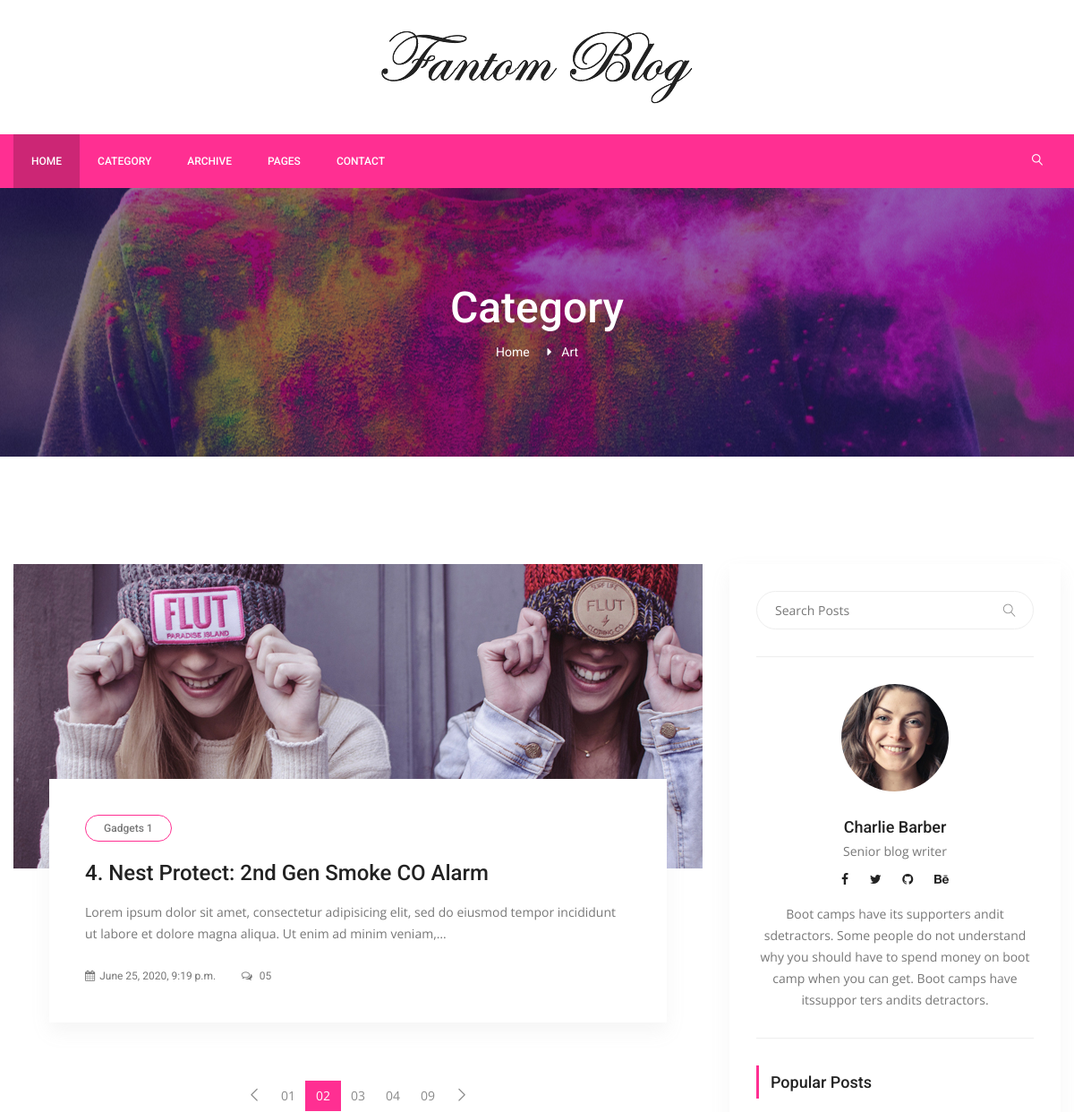
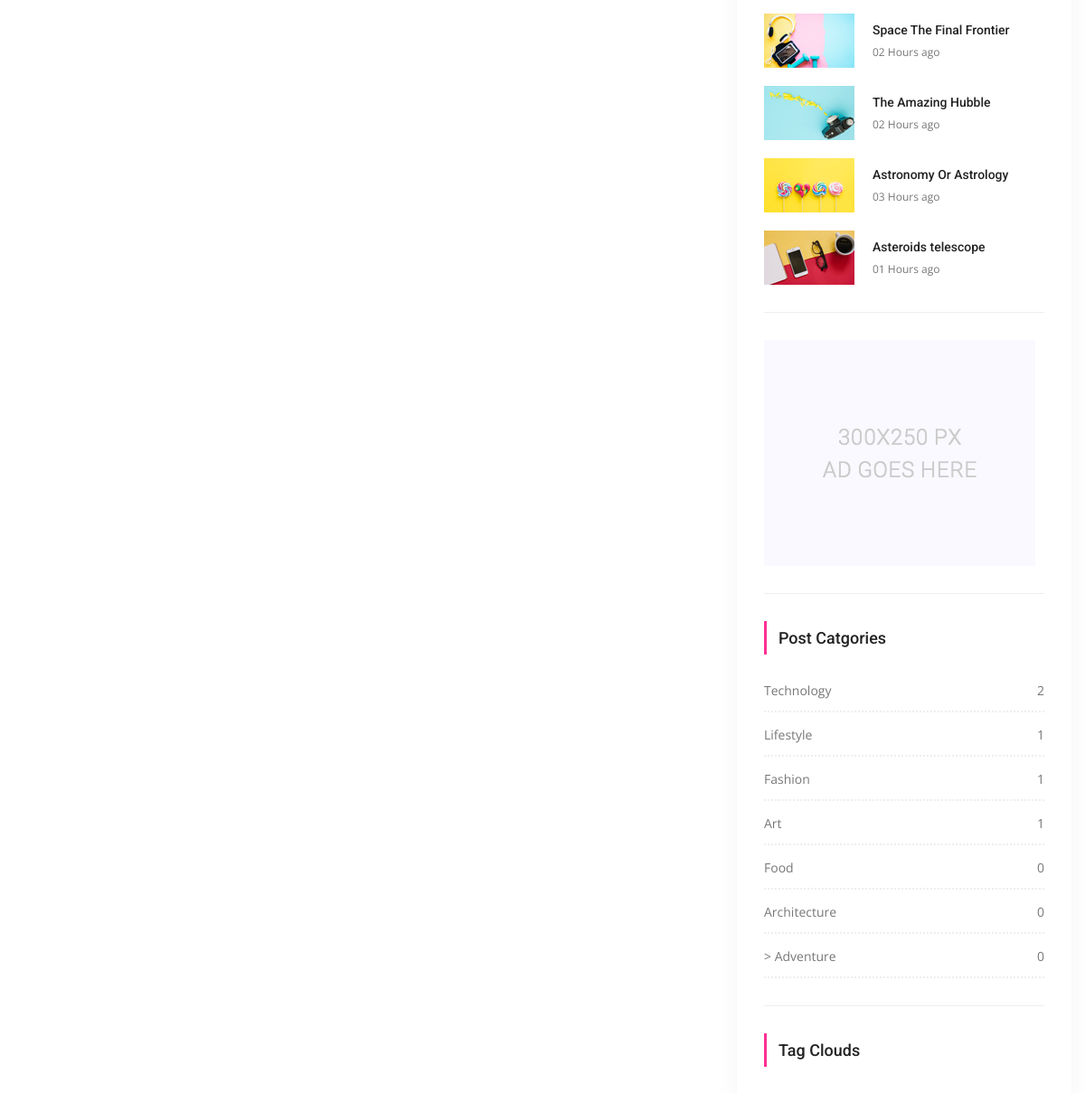
Before: /category/4/art (upper part) with the older database file (2 pictures, top to bottom).
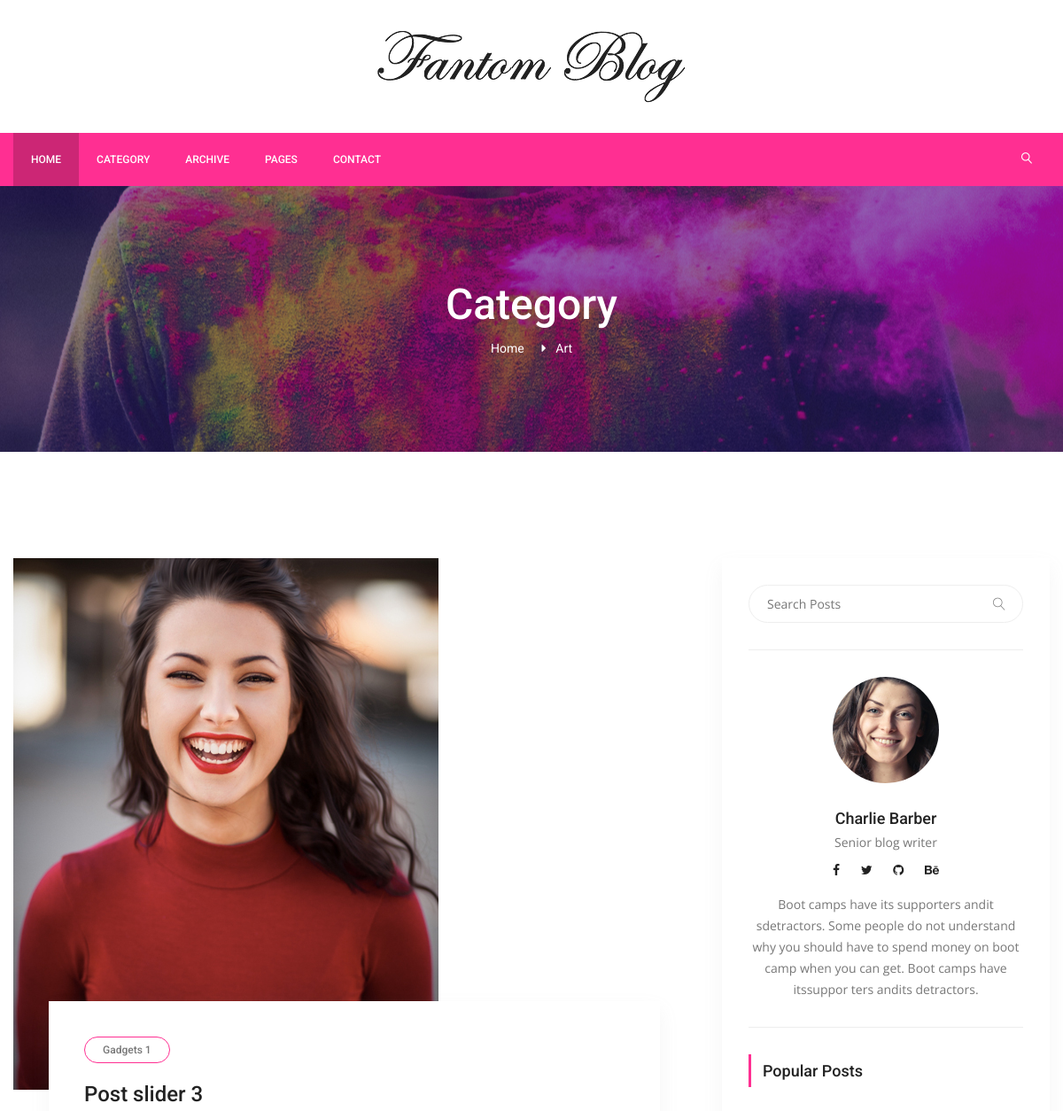
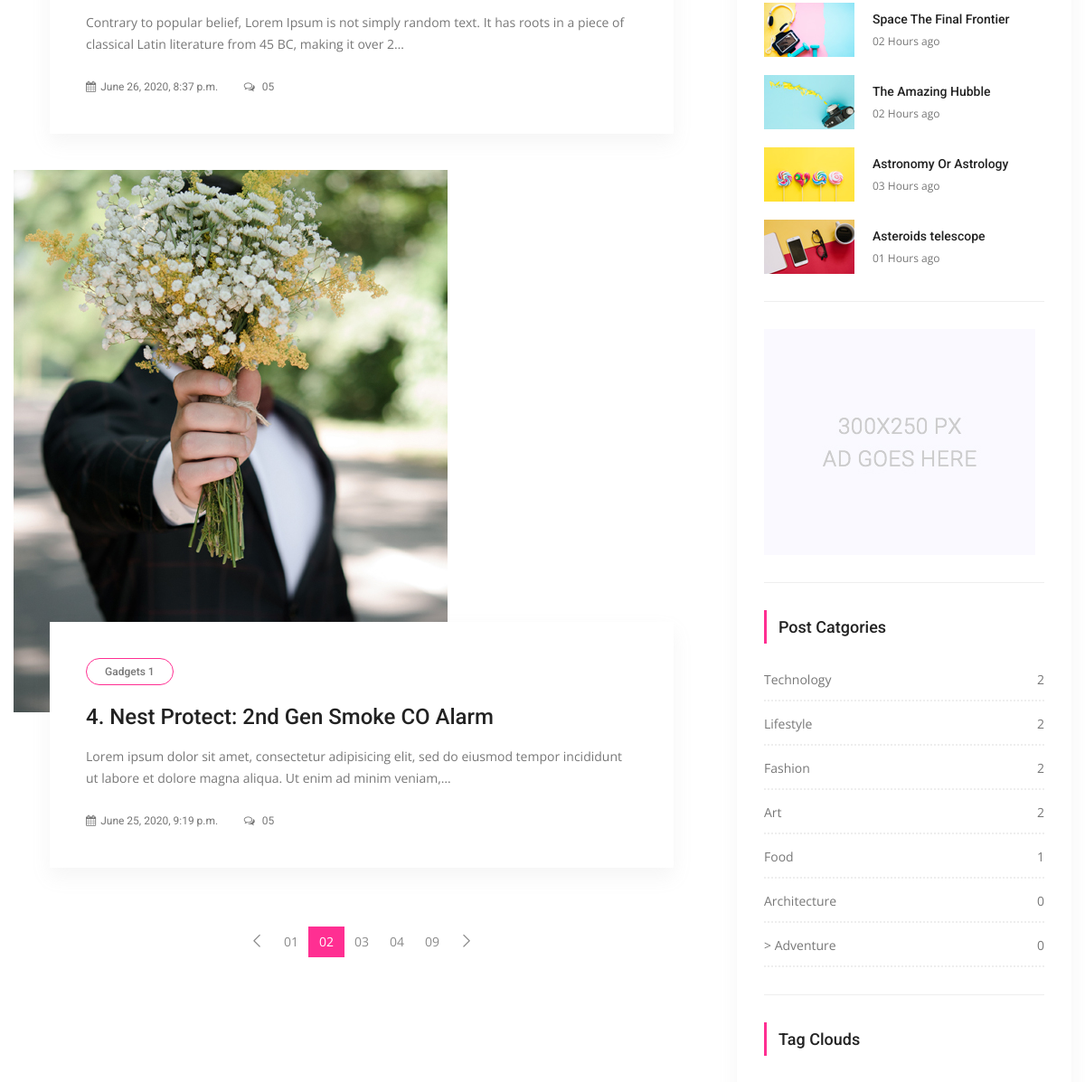
After: the same page with the newer database file (2 pictures, top to bottom).
### posts/models.py (models this page shows, shortened)
class Category(models.Model):
	title 	= models.CharField(max_length=150)
	slug 		= models.SlugField(editable=False)
	def post_count(self):
		return self.posts.all().count()

class Post(models.Model):
	title 	= models.CharField(max_length=150)
	content 	= models.TextField()
	publishing_date = models.DateTimeField(auto_now_add=True)
	image 	= models.ImageField(blank=True, null=True, upload_to="uploads/")
	user 		= models.ForeignKey(settings.AUTH_USER_MODEL, on_delete=models.CASCADE)
	slug 		= models.SlugField(default='slug', editable=False)
	category = models.ForeignKey(
					Category,
					on_delete=models.CASCADE,
					default=1,
					related_name="posts")
	tag 		= models.ManyToManyField(Tag, related_name="posts", blank=True)
	slider_post = models.BooleanField(default=False)

### posts/views.py (the view)
# urls.py: path('category/<int:pk>/<slug:slug>', CategoryDetail.as_view(), name="category_detail"),
class CategoryDetail(ListView):
	model = Post
	template_name 	= "categories/category_detail.html"
	context_object_name = 'posts'
	def get_queryset(self):
		self.category = get_object_or_404(Category, pk=self.kwargs['pk'])
		return Post.objects.filter(category=self.category).order_by('-id')
	def get_context_data(self, *, object_list=None, **kwargs):
		context = super(CategoryDetail, self).get_context_data(**kwargs)
		self.category = get_object_or_404(Category, pk=self.kwargs['pk'])
		context['category'] = self.category
		return context

### posts/templatetags/custom_tags.py (called while the page is built)
@register.simple_tag(name="categories")
def all_categories():
	return Category.objects.all()

@register.simple_tag(name="tags")
def all_tags():
	return Tag.objects.all()

### templates/categories/category_detail.html
{% extends "base.html" %}
{% load static %}
{% block content %}
      <section class="banner_area">
         <div class="banner_inner d-flex align-items-center">
            <div class="overlay bg-parallax" data-stellar-ratio="0.9" data-stellar-vertical-offset="0" data-background=""></div>
            <div class="container">
               <div class="banner_content text-center">
                  <h2>Category</h2>
                  <div class="page_link">
                     <a href="{% url 'index' %}">Home</a>
                     <a href="#">{{ category.title }}</a>
                  </div>
               </div>
            </div>
         </div>
      </section>
      <section class="blog_area p_120">
         <div class="container">
            <div class="row">
               <div class="col-lg-8">
                  <div class="blog_left_sidebar">
                     {% for post in posts %}
                        <article class="blog_style1">
                           <div class="blog_img">
                              <img class="img-fluid" src="{{ post.image.url }}" alt="">
                           </div>
                           <div class="blog_text">
                              <div class="blog_text_inner">
                                 <a class="cat" href="#">Gadgets 1</a>
                                 <a href="{% url 'detail' pk=post.id slug=post.slug %}">
                                    <h4>{{ post.title }}</h4>
                                 </a>
                                 <p>{{ post.content |truncatechars:150 }}</p>
                                 <div class="date">
                                    <a href="#"><i class="fa fa-calendar" aria-hidden="true"></i>{{ post.publishing_date }}</a>
                                    <a href="#"><i class="fa fa-comments-o" aria-hidden="true"></i> 05</a>
                                 </div>
                              </div>
                           </div>
                        </article>
                     {% endfor %}
                     <nav class="blog-pagination justify-content-center d-flex">
                        <ul class="pagination">
                           <li class="page-item">
                              <a href="#" class="page-link" aria-label="Previous">
                              <span aria-hidden="true">
                              <span class="lnr lnr-chevron-left"></span>
                              </span>
                              </a>
                           </li>
                           <li class="page-item"><a href="#" class="page-link">01</a></li>
                           <li class="page-item active"><a href="#" class="page-link">02</a></li>
                           <li class="page-item"><a href="#" class="page-link">03</a></li>
                           <li class="page-item"><a href="#" class="page-link">04</a></li>
                           <li class="page-item"><a href="#" class="page-link">09</a></li>
                           <li class="page-item">
                              <a href="#" class="page-link" aria-label="Next">
                              <span aria-hidden="true">
                              <span class="lnr lnr-chevron-right"></span>
                              </span>
                              </a>
                           </li>
                        </ul>
                     </nav>
                  </div>
               </div>
               {% include 'right_side.html' %}
            </div>
         </div>
      </section>
{% endblock content %}

### templates/base.html (shortened to what this page needs)
<!doctype html>
{% load static %}
<html lang="en">
<head>
   <link rel="stylesheet" href="{% static 'css/bootstrap.css' %}">
   <link rel="stylesheet" href="{% static 'vendors/linericon/style.css' %}">
   <link rel="stylesheet" href="{% static 'css/font-awesome.min.css' %}">
   <link rel="stylesheet" href="{% static 'vendors/owl-carousel/owl.carousel.min.css' %}">
   <link rel="stylesheet" href="{% static 'vendors/lightbox/simpleLightbox.css' %}">
   <link rel="stylesheet" href="{% static 'vendors/nice-select/css/nice-select.css' %}">
   <link rel="stylesheet" href="{% static 'vendors/animate-css/animate.css' %}">
   <link rel="stylesheet" href="{% static 'vendors/jquery-ui/jquery-ui.css' %}">
   <link rel="stylesheet" href="{% static 'css/style.css' %}">
   <link rel="stylesheet" href="{% static 'css/responsive.css' %}">
</head>
<body>
   <header class="header_area">
      <div class="logo_part">
         <div class="container">
            <a class="logo" href="{% url 'index' %}"><img src="{% static 'img/logo.png' %}" alt=""></a>
         </div>
      </div>
      <div class="main_menu">
         <nav class="navbar navbar-expand-lg navbar-light">
            <div class="container">
               <div class="collapse navbar-collapse offset" id="navbarSupportedContent">
                  <ul class="nav navbar-nav menu_nav">
                     <li class="nav-item active"><a class="nav-link" href="index.html">Home</a></li>
                     <li class="nav-item submenu dropdown">
                        <a href="#" class="nav-link dropdown-toggle" data-toggle="dropdown" role="button" aria-haspopup="true" aria-expanded="false">Category</a>
                     </li>
                     <li class="nav-item"><a class="nav-link" href="archive.html">Archive</a></li>
                     <li class="nav-item submenu dropdown">
                        <a href="#" class="nav-link dropdown-toggle" data-toggle="dropdown" role="button" aria-haspopup="true" aria-expanded="false">Pages</a>
                     </li>
                     <li class="nav-item"><a class="nav-link" href="contact.html">Contact</a></li>
                  </ul>
                  <ul class="nav navbar-nav navbar-right ml-auto">
                     <li class="nav-item"><a href="#" class="search"><i class="lnr lnr-magnifier"></i></a></li>
                  </ul>
               </div>
            </div>
         </nav>
      </div>
   </header>
   {% block content %}
   {% endblock content %}
</body>
</html>

### templates/right_side.html (shortened to what this page needs)
{% load static %}
{% load custom_tags %}
<div class="col-lg-4">
   <div class="blog_right_sidebar">
      <aside class="single_sidebar_widget search_widget">
         <div class="input-group">
            <input type="text" class="form-control" placeholder="Search Posts">
            <span class="input-group-btn">
            <button class="btn btn-default" type="button"><i class="lnr lnr-magnifier"></i></button>
            </span>
         </div>
         <div class="br"></div>
      </aside>
      <aside class="single_sidebar_widget author_widget">
         <img class="author_img rounded-circle" src="{% static 'img/blog/author.png' %}" alt="">
         <h4>Charlie Barber</h4>
         <p>Senior blog writer</p>
         <div class="social_icon">
            <a href="#"><i class="fa fa-facebook"></i></a>
            <a href="#"><i class="fa fa-twitter"></i></a>
            <a href="#"><i class="fa fa-github"></i></a>
            <a href="#"><i class="fa fa-behance"></i></a>
         </div>
         <p>Boot camps have its supporters andit sdetractors. Some people do not understand why you should have to spend money on boot camp when you can get. Boot camps have itssuppor ters andits detractors.</p>
         <div class="br"></div>
      </aside>
      <aside class="single_sidebar_widget popular_post_widget">
         <h3 class="widget_title">Popular Posts</h3>
         <div class="media post_item">
            <img src="{% static 'img/blog/popular-post/post1.jpg' %}" alt="post">
            <div class="media-body">
               <a href="blog-details.html">
                  <h3>Space The Final Frontier</h3>
               </a>
               <p>02 Hours ago</p>
            </div>
         </div>
         <div class="media post_item">
            <img src="{% static 'img/blog/popular-post/post2.jpg' %}" alt="post">
            <div class="media-body">
               <a href="blog-details.html">
                  <h3>The Amazing Hubble</h3>
               </a>
               <p>02 Hours ago</p>
            </div>
         </div>
         <div class="media post_item">
            <img src="{% static 'img/blog/popular-post/post3.jpg' %}" alt="post">
            <div class="media-body">
               <a href="blog-details.html">
                  <h3>Astronomy Or Astrology</h3>
               </a>
               <p>03 Hours ago</p>
            </div>
         </div>
         <div class="media post_item">
            <img src="{% static 'img/blog/popular-post/post4.jpg' %}" alt="post">
            <div class="media-body">
               <a href="blog-details.html">
                  <h3>Asteroids telescope</h3>
               </a>
               <p>01 Hours ago</p>
            </div>
         </div>
         <div class="br"></div>
      </aside>
      <aside class="single_sidebar_widget">
         <a href="#"><img class="img-fluid" src="{% static 'img/blog/add.jpg' %}" alt=""></a>
         <div class="br"></div>
      </aside>
      <aside class="single_sidebar_widget post_category_widget">
         <h4 class="widget_title">Post Catgories</h4>
         <ul class="list cat-list">
            {% categories as category %}
            {% for cat in category %}
            <li>
               <a href="{% url 'category_detail'  pk=cat.id slug=cat.slug %}" class="d-flex justify-content-between">
                  <p>{{ cat.title }}</p>
                  <p>{{ cat.post_count }}</p>
               </a>
            </li>
            {% endfor %}
         </ul>
         <div class="br"></div>
      </aside>
      <aside class="single-sidebar-widget tag_cloud_widget">
         <h4 class="widget_title">Tag Clouds</h4>
      </aside>
   </div>
</div>

### static/css/responsive.css (style rules this page uses)
@media (max-width:1619px) { .header_area .navbar .search { margin-left: 40px; } }

Changed rows visible on the page:
computed for Category "Art": post_count "1" → "2"
added Post: image (picture), title "Post slider 3", content "Contrary to popular belief, Lorem Ipsum is not simply random text. It has roots in a piece of classical Latin literature from 45 BC, making it over 2…", publishing_date "June 26, 2020, 8:37 p.m."
changed Post "4. Nest Protect: 2nd Gen Smoke CO Alarm": image: a different picture
computed for Category "Lifestyle": post_count "1" → "2"
computed for Category "Fashion": post_count "1" → "2"
computed for Category "Food": post_count "0" → "1"
